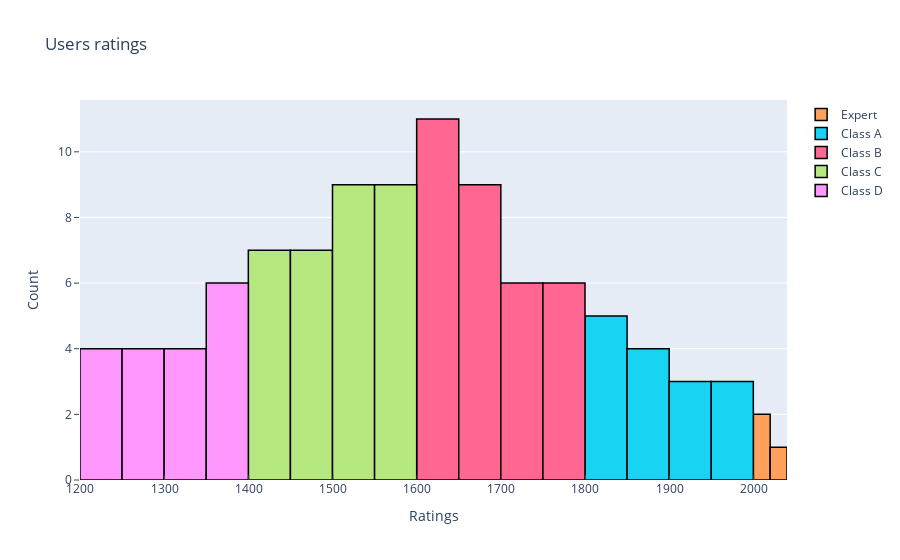

Here is the notebook cell this chart was saved with:
### Code cell
iplot(players_category_histogram(df))

### Figure 1 — Plotly figure (JSON) as saved in the notebook; plotly's stock layout.template omitted (floating-point values rounded to 4 significant figures)
{"data": [{"marker": {"line": {"color": "rgb(0,0,0)", "width": 1.5}}, "name": "Grand Master", "type": "histogram", "x": []}, {"marker": {"line": {"color": "rgb(0,0,0)", "width": 1.5}}, "name": "International Master", "type": "histogram", "x": []}, {"marker": {"line": {"color": "rgb(0,0,0)", "width": 1.5}}, "name": "Master", "type": "histogram", "x": []}, {"marker": {"line": {"color": "rgb(0,0,0)", "width": 1.5}}, "name": "Candidate Master", "type": "histogram", "x": []}, {"marker": {"line": {"color": "rgb(0,0,0)", "width": 1.5}}, "name": "Expert", "type": "histogram", "x": [2000, 2035, 2017]}, {"marker": {"line": {"color": "rgb(0,0,0)", "width": 1.5}}, "name": "Class A", "type": "histogram", "x": [1824, 1808, 1919, 1840, 1888, 1855, 1808, 1984, 1856, 1935, 1950, 1824, 1968, 1903, 1872]}, {"marker": {"line": {"color": "rgb(0,0,0)", "width": 1.5}}, "name": "Class B", "type": "histogram", "x": [1664, 1680, 1680, 1600, 1744, 1776, 1696, 1792, 1792, 1648, 1648, 1696, 1632, 1744, 1776, 1615, 1712, 1648, 1760, 1728, 1632, 1680, 1712, 1664, 1664, 1616, 1600, 1728, 1616, 1696, 1760, 1632]}, {"marker": {"line": {"color": "rgb(0,0,0)", "width": 1.5}}, "name": "Class C", "type": "histogram", "x": [1440, 1504, 1488, 1488, 1536, 1424, 1408, 1424, 1520, 1568, 1536, 1584, 1520, 1456, 1440, 1568, 1536, 1552, 1552, 1408, 1456, 1520, 1552, 1584, 1585, 1504, 1472, 1488, 1504, 1568, 1440, 1472]}, {"marker": {"line": {"color": "rgb(0,0,0)", "width": 1.5}}, "name": "Class D", "type": "histogram", "x": [1344, 1392, 1296, 1360, 1360, 1216, 1264, 1344, 1312, 1264, 1200, 1248, 1376, 1232, 1280, 1376, 1392, 1328]}, {"marker": {"line": {"color": "rgb(0,0,0)", "width": 1.5}}, "name": "novices", "type": "histogram", "x": []}], "layout": {"barmode": "overlay", "title": {"text": "Users ratings"}, "xaxis": {"ticklen": 5, "ticks": "inside", "title": {"text": "Ratings"}, "zeroline": false}, "yaxis": {"ticklen": 5, "ticks": "outside", "title": {"text": "Count"}, "zeroline": false}}}
